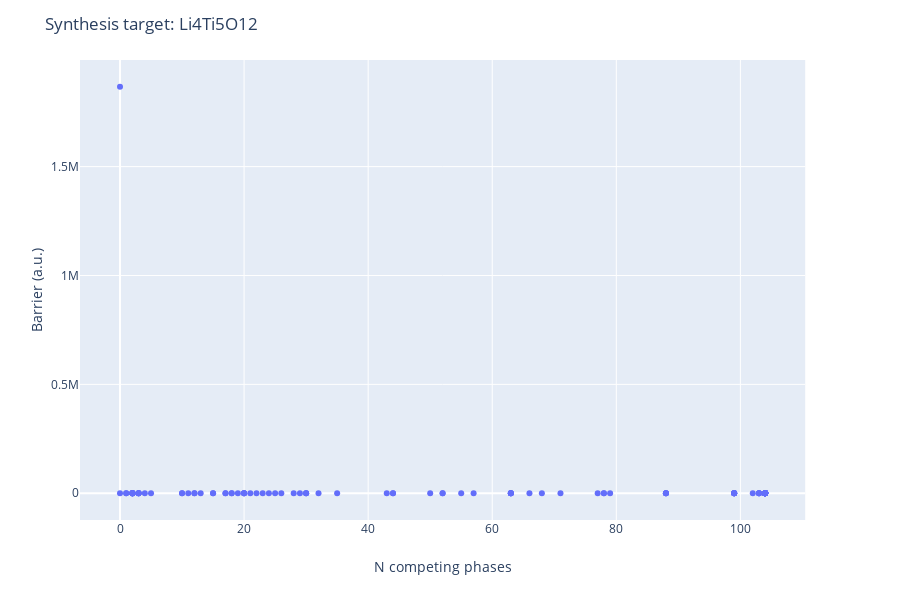

This figure's notebook cell:
### Code cell
router.recommend_routes(t=1500, p=0.00001, allow_gas_release=True)
